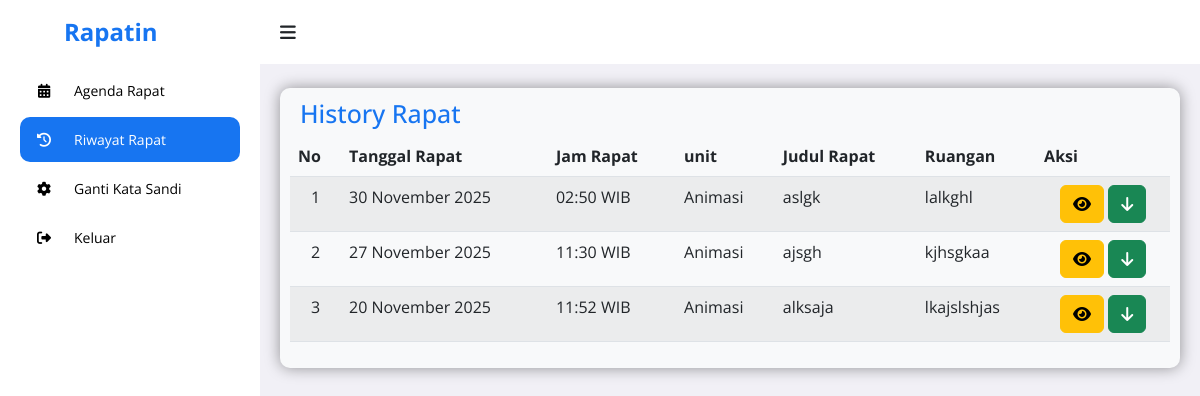
The page /peserta/history.php (signed in) on the database its author committed.
### tables this page shows
CREATE TABLE `agenda_rapat` (
  `id_rapat` int NOT NULL,
  `tanggal_rapat` date NOT NULL,
  `jam_rapat` time NOT NULL,
  `judul_rapat` varchar(255) NOT NULL,
  `ruang_rapat` varchar(100) DEFAULT NULL,
  `keterangan` text,
  `notulen_file` varchar(255) DEFAULT NULL,
  `id_unit` int NOT NULL,
  `id_pembuat` int NOT NULL
);

CREATE TABLE `unit` (
  `id_unit` int NOT NULL,
  `nama_unit` varchar(255) NOT NULL
);

### peserta/history.php (the view, shortened to what this page needs)
<?php
include '../php/koneksi.php';
$id_user = mysqli_real_escape_string($koneksi, $_SESSION['id_user']);
function tgl_indo($tanggal){
	$bulan = array (
		1 =>   'Januari',
		'Februari',
		'Maret',
		'April',
		'Mei',
		'Juni',
		'Juli',
		'Agustus',
		'September',
		'Oktober',
		'November',
		'Desember'
	);
	$pecahkan = explode('-', $tanggal);
	return $pecahkan[2] . ' ' . $bulan[ (int)$pecahkan[1] ] . ' ' . $pecahkan[0];
}
$now_datetime = date('Y-m-d H:i:s');
$list_riwayat = [];
$sql_read = "
    SELECT
        ar.id_rapat,
        ar.tanggal_rapat,
        ar.jam_rapat,
        ar.judul_rapat,
        ar.keterangan,
        ar.notulen_file,
        ar.ruang_rapat,
        o.nama_unit
    FROM
        agenda_rapat ar
    JOIN
        peserta_rapat pr ON ar.id_rapat = pr.id_rapat
    LEFT JOIN
        unit o ON ar.id_unit = o.id_unit
    WHERE
        pr.id_user = '$id_user'
        -- Filter: Gabungan tanggal dan jam rapat HARUS lebih kecil atau sama dengan waktu saat ini
        AND CONCAT(ar.tanggal_rapat, ' ', ar.jam_rapat) <= '$now_datetime'
    ORDER BY
        ar.tanggal_rapat DESC, ar.jam_rapat DESC;
";
$q_read = mysqli_query($koneksi, $sql_read);
while ($r_read = mysqli_fetch_assoc($q_read)) {
    $list_riwayat[] = $r_read;
}
?>
<!DOCTYPE html>
<html lang="en">
  <head>
    <link
      rel="stylesheet"
      href="https://cdnjs.cloudflare.com/ajax/libs/font-awesome/6.4.0/css/all.min.css"
    />
    <link
      rel="stylesheet"
      href="https://cdn.jsdelivr.net/npm/bootstrap@5.2.3/dist/css/bootstrap.min.css"
    />
    <link
      rel="stylesheet"
      href="https://cdn.datatables.net/2.3.4/css/dataTables.bootstrap5.css"
    />
    <link
      rel="stylesheet"
      href="https://cdn.datatables.net/responsive/2.3.4/css/responsive.bootstrap5.min.css"
    />
    <link rel="stylesheet" href="../assets/peserta.css" />
    <link rel="stylesheet" href="https://unpkg.com/aos@next/dist/aos.css" />
  </head>
  <body>
    <section id="sidebar">
      <a href="../index.html" data-aos="fade-down" class="logo ps-3"
        ><i class="ps-5"></i> Rapatin</a
      >
      <ul class="side-menu" data-aos="fade-right">
        <li>
          <a href="dashboard.php"
            ><i class="fa-solid fa-calendar-days icon"></i> Agenda Rapat</a
          >
        </li>
        <li>
          <a href="history.php" class="active"
            ><i class="fa-solid fa-clock-rotate-left icon"></i> Riwayat Rapat</a
          >
        </li>
        <li>
          <a href="ganti_password.php"
            ><i class="fa-solid fa-gear icon"></i> Ganti Kata Sandi</a
          >
        </li>
        <li>
          <a href="logout.php"
            ><i class="fa-solid fa-right-from-bracket icon"></i> Keluar</a
          >
        </li>
      </ul>
    </section>
    <section id="content">
      <nav class="atas">
        <i data-aos="fade-right" class="fa-solid fa-bars toggle-sidebar"></i>
      </nav>
      <main>
        <div data-aos="fade-down" class="rapat bg-light">
          <div class="tableheader">
            <h2>History Rapat</h2>
          </div>
          <table id="example" class="table table-striped">
            <thead>
              <tr>
                <th>No</th>
                <th>Tanggal Rapat</th>
                <th>Jam Rapat</th>
                <th>unit</th>
                <th>Judul Rapat</th>
                <th>Ruangan</th>
                <th>Aksi</th>
              </tr>
            </thead>
            <tbody>
              <?php $no = 1; foreach ($list_riwayat as $rapat) : ?>
                <tr>
                  <td class="text-center"><?php echo $no++; ?></td>
                  <td><?php echo htmlspecialchars(tgl_indo($rapat['tanggal_rapat'])); ?></td>
                  <td><?php echo htmlspecialchars(date('H:i', strtotime($rapat['jam_rapat'])) . ' WIB'); ?></td>
                  <td><?php echo htmlspecialchars($rapat['nama_unit']); ?></td>
                  <td><?php echo htmlspecialchars($rapat['judul_rapat']); ?></td>
                  <td><?php echo htmlspecialchars($rapat['ruang_rapat']); ?></td>
                  <td class="text-center">
                    <button type="button" class="btn btn-warning aksi view-rapat-btn" data-bs-toggle="modal" data-bs-target="#viewModal" data-id="<?php echo htmlspecialchars($rapat['id_rapat']); ?>" title="Lihat Detail Rapat"><i class="fa-solid fa-eye"></i></button>
                    <button type="button" class="btn btn-success aksi print-rapat-detail-btn" title="Download Detail Rapat PDF" data-id="<?php echo $rapat['id_rapat']; ?>"><i class="fa-solid fa-arrow-down"></i></button>
                  </td>
                </tr>
              <?php endforeach; ?>
            </tbody>
          </table>
        </div>
      </main>
    </section>
  </body>
</html>

### assets/peserta.css (style rules this page uses)
* { font-family: 'Open Sans', sans-serif; margin: 0; padding: 0; box-sizing: border-box; }
:root { --abu: #f1f0f6; --putih: #fff; --hitam: #000; --biru: #1775f1; }
html { overflow-x: hidden; }
body { background: var(--abu); overflow-x: hidden; }
a { text-decoration: none; }
li { list-style: none; }
#sidebar { position: fixed; max-width: 260px; width: 100%; background: var(--putih); top: 0; left: 0; height: 100%; overflow-y: auto; scrollbar-width: none; transition: all 0.3s ease; z-index: 200; }
#sidebar .logo { font-size: 24px; display: flex; align-items: center; height: 64px; font-weight: 700; color: var(--biru); position: sticky; top: 0; left: 0; z-index: 100; background: var(--putih); transition: all 0.3s ease; padding: 0 6px; }
#sidebar .icon { min-width: 48px; display: flex; justify-content: center; align-items: center; margin-right: 6px; }
#sidebar .side-menu { padding: 0 20px; transition: all 0.3s ease; }
#sidebar .side-menu a { display: flex; align-items: center; font-size: 14px; color: var(--hitam); padding: 12px 16px 12px 0; transition: all 0.3s ease; border-radius: 10px; margin: 4px 0; white-space: nowrap; }
#sidebar .side-menu > li > a.active, #sidebar .side-menu > li > a.active:hover { background: var(--biru); color: var(--putih); }
#content { position: relative; width: calc(100% - 260px); left: 260px; transition: all 0.3s ease; }
.atas { background: var(--putih); height: 64px; padding: 0 20px; display: flex; align-items: center; grid-gap: 28px; position: sticky; top: 0; left: 0; z-index: 100; }
nav .toggle-sidebar { font-size: 18px; cursor: pointer; }
main { width: 100%; padding: 24px 20px 20px 20px; }
main .rapat { box-shadow: 0 0 15px 0 rgba(0, 0, 0, 0.4); border-radius: 10px; padding: 10px; }
main .tableheader { display: flex; justify-content: space-between; align-items: flex-start; }
main .tableheader h2 { color: #1775f1; margin-left: 10px; font-size: 25px; }

### rows shown on the page
agenda_rapat: tanggal_rapat "30 November 2025", jam_rapat "02:50 WIB", id_unit.nama_unit "Animasi", judul_rapat "aslgk", ruang_rapat "lalkghl"
agenda_rapat: tanggal_rapat "27 November 2025", jam_rapat "11:30 WIB", id_unit.nama_unit "Animasi", judul_rapat "ajsgh", ruang_rapat "kjhsgkaa"
agenda_rapat: tanggal_rapat "20 November 2025", jam_rapat "11:52 WIB", id_unit.nama_unit "Animasi", judul_rapat "alksaja", ruang_rapat "lkajslshjas"
